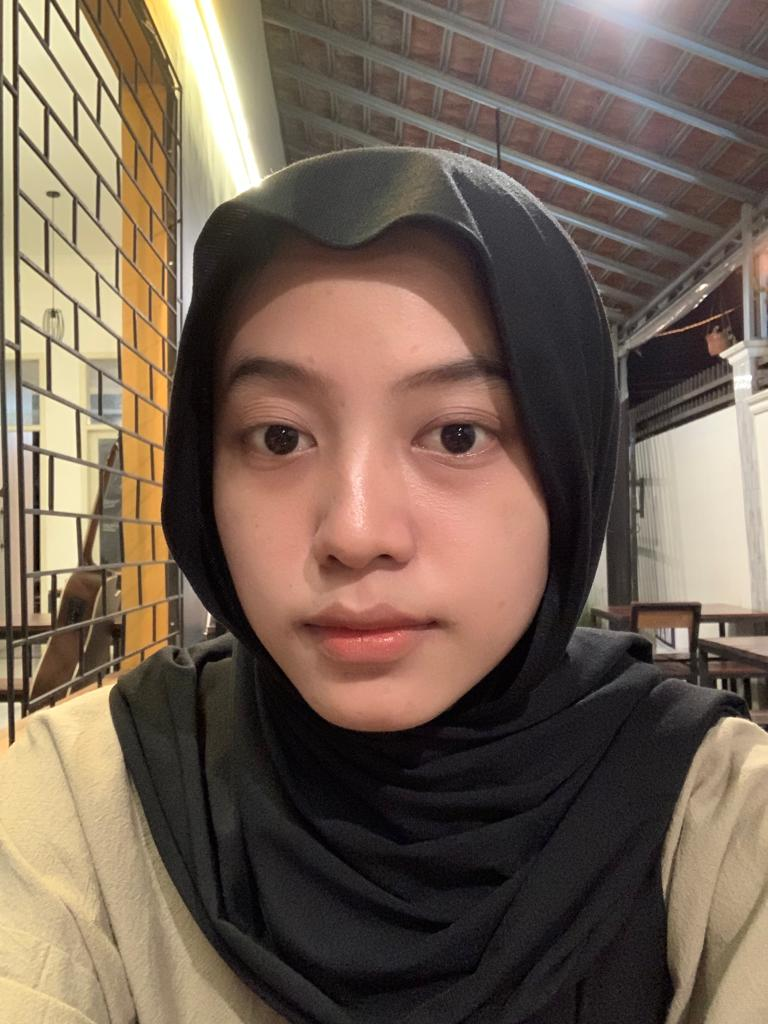
#> input picture image/netral.jpeg, 768 x 1024 px, found by its file name
$ jupyter execute resize_image.ipynb
#> lines starting #> are read from the running program, lines starting #| are printed output that depends on the picture
[cell 1]
from PIL import Image

[cell 2]
image = Image.open('C:\\Users\\inang\\notebook\\JST_INFORMATIKA6\\image\\netral.jpeg')
#> image is the input picture: PIL image 768x1024 RGB; mean R, G, B 116.8, 99.1, 84.8

[cell 3]
new_width = 800
new_height = 600

[cell 4]
resized_image = image.resize((new_width, new_height))
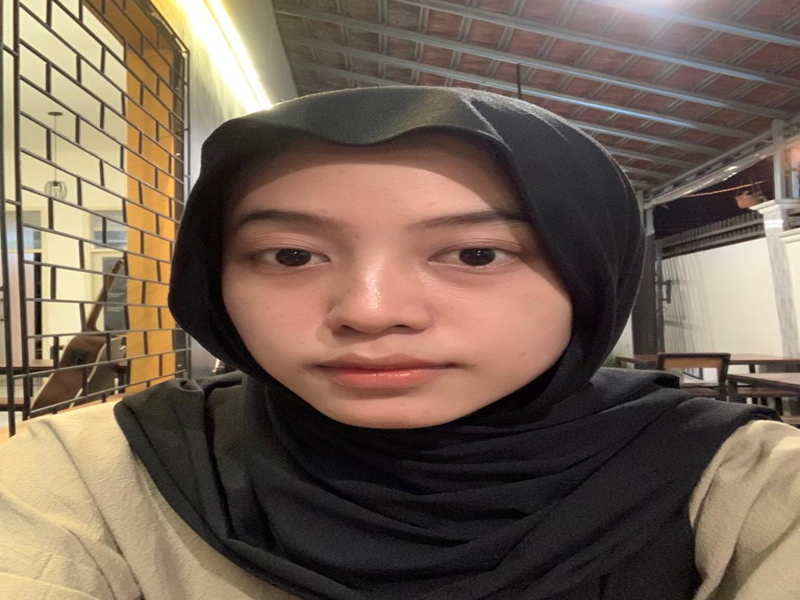
#> resized_image: PIL image 800x600 RGB; mean R, G, B 116.8, 99.1, 84.8
